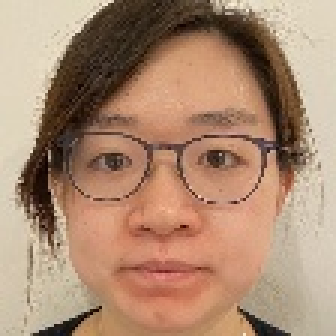
#> input picture secucam/face001.jpg, 112 x 112 px, given in place of the camera (shown 3 times larger)
$ python main.py
#> lines starting #> are read from the running program, lines starting #| are printed output that depends on the picture; after the words box and inside, x2 and y2 are one past the last pixel; in counts of white or black regions, pixels touching at a corner belong together
import cv2 as cv

print('hello2')

def rescaleFrame(frame, scale=0.75):
    width = int(frame.shape[1]*scale)
    height = int(frame.shape[0]*scale)

    dimensions = (width,height)

    return cv.resize(frame,dimensions,interpolation=cv.INTER_AREA)

def rectangleFrame(frame,color=(0,255,0)):
    return cv.rectangle(frame,(0,0),(frame.shape[1],frame.shape[0]),color,thickness=2)

def grayScale(frame):
    return cv.cvtColor(frame, cv.COLOR_BGR2GRAY)

def blurFrame(frame,ksize=(0,0)):
    return cv.GaussianBlur(frame,ksize,cv.BORDER_DEFAULT)

def cannyFrame(frame,scale):
    return cv.Canny(frame,scale,scale)

def resizeFrame(frame):
    cropped = frame[60:420,:]
    return cv.resize(cropped,(1280,720),interpolation=cv.INTER_LINEAR)


capture = cv.VideoCapture(1)

scale = int(input('Please provide scale\n'))
#> the answer given: 3

while True:
    isTrue, frame = capture.read()
#> frame is the input picture: shape (112, 112, 3); mean B, G, R 114.4, 138.7, 172.1


    processed1Frame = cannyFrame(frame,scale)
#> in cannyFrame, `return cv.Canny(frame,scale,scale)`:
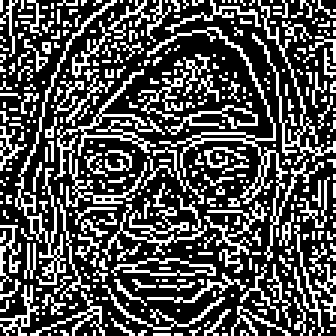
#> returned value: shape (112, 112) (shown 3 times larger); 31.2% white in thin lines or dots
    contours, hierarchies = cv.findContours(processed1Frame, cv.RETR_LIST, cv.CHAIN_APPROX_SIMPLE)
#> contours = 445 contours, 433 with area under 20; largest, box (x1, y1, x2, y2) and area: (49, 9, 108, 87) 124, (37, 86, 72, 92) 98, (44, 86, 72, 92) 92, (18, 23, 55, 69) 78, (5, 0, 39, 95) 74
    processed2Frame = cv.cvtColor(processed1Frame, cv.COLOR_GRAY2BGR)
#> processed2Frame: shape (112, 112, 3); 31.2% white in thin lines or dots
    processed3Frame = cv.putText(processed2Frame,f'{len(contours)}',(1,30),cv.FONT_HERSHEY_TRIPLEX,1.0,(0,255,0),2)
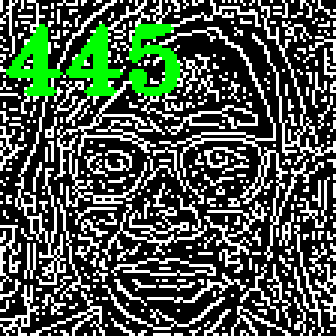
#> processed3Frame: shape (112, 112, 3) (shown 3 times larger); mean B, G, R 75.5, 88.3, 75.5

    # cv.imshow('Video',frame)
    cv.imshow('Original',cv.putText(frame,f'{len(contours)}',(1,30),cv.FONT_HERSHEY_TRIPLEX,1.0,(0,255,0),2))
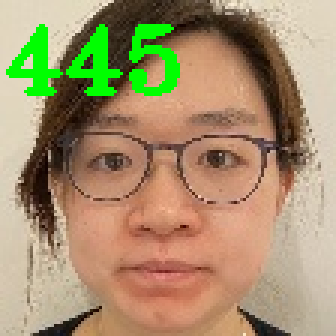
#> window 'Original': shape (112, 112, 3) (shown 3 times larger); mean B, G, R 109.7, 145.7, 165.2
    cv.imshow('Processed1',processed3Frame)

    if cv.waitKey(10) & 0xFF==ord('d'):
#> (key Esc is pressed here)
        break

capture.release()
cv.destroyAllWindows()
